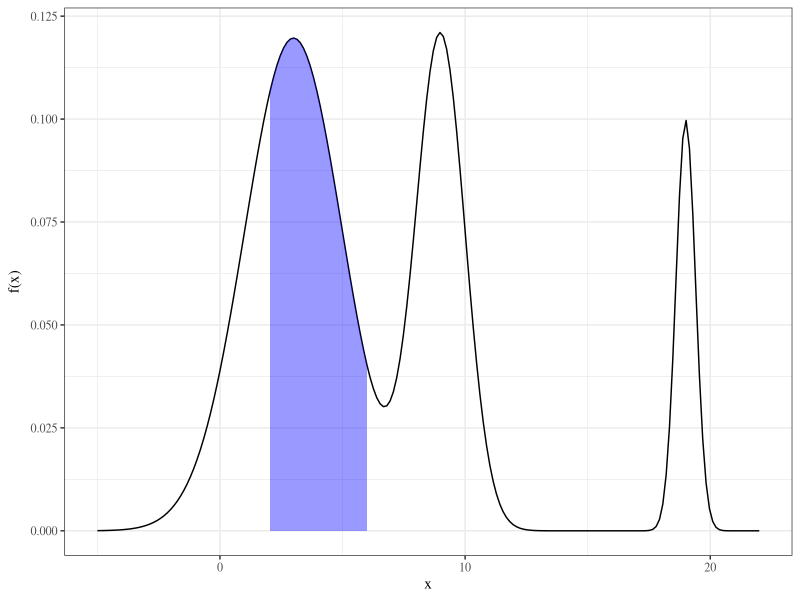

Source code (R):
## ---- chunk 1
library(knitr)
library(tidyverse)
library(xtable)
library(MASS)
knitr::opts_chunk$set(echo=FALSE, message=FALSE, warning=FALSE, fig.height = 2)
theme_set(theme_bw(base_family = "serif"))
set.seed(305)
## ---- chunk 2
library(knitr)
hook_output = knit_hooks$get('output')
knit_hooks$set(output = function(x, options) {
  # this hook is used only when the linewidth option is not NULL
  if (!is.null(n <- options$linewidth)) {
    x = knitr:::split_lines(x)
    # any lines wider than n should be wrapped
    if (any(nchar(x) > n)) x = strwrap(x, width = n)
    x = paste(x, collapse = '\n')
  }
  hook_output(x, options)
})
## ---- chunk 3
x <- seq(-5, 22, length.out = 200)
f <- .6*dnorm(x, 3, 2) + .3*dnorm(x, 9, 1) + .1*dnorm(x, 19, .4)
shade <- rbind(data.frame(x = x[x >= 2 & x <= 6], y = f[x >= 2 & x <= 6]),
               data.frame(x = rev(x[x >= 2 & x <= 6]), y = 0))
qplot(x, f, geom = "line") +
  geom_polygon(aes(x, y), data = shade, fill = "blue", alpha = .4) +
  ylab(expression("f(x)"))
